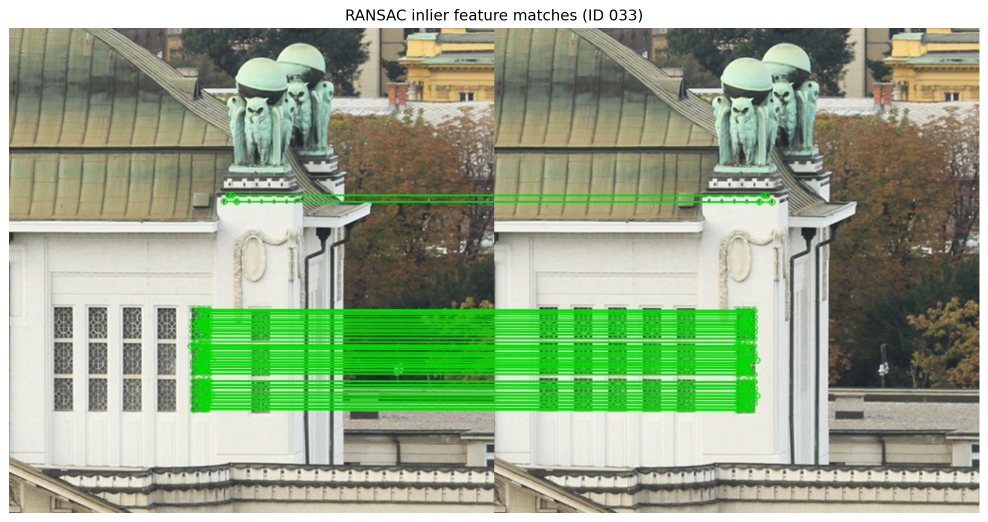
#> input picture report_matches_033.png, 1976 x 1044 px (shown at 1/2 size)
$ python detect.py report_matches_033.png
#> lines starting #> are read from the running program, lines starting #| are printed output that depends on the picture; after the words box and inside, x2 and y2 are one past the last pixel; in counts of white or black regions, pixels touching at a corner belong together
#!/usr/bin/env python3
"""Classical copy-move forgery detection baseline using SIFT + RANSAC.

This is an educational baseline. It highlights suspected duplicated regions;
it cannot prove that an image is forged, and localization is approximate.
"""

from __future__ import annotations
import argparse
import json
from pathlib import Path
from typing import Any

import cv2
import numpy as np


def make_spatial_match_mask(keypoints, min_distance: float) -> np.ndarray:
    """Allow descriptor matches only between keypoints far apart spatially.

    OpenCV's BFMatcher mask has one row per query descriptor and one column per
    train descriptor. A value of 0 forbids that pair; 255 allows it.
    """
    points = np.asarray([kp.pt for kp in keypoints], dtype=np.float32)
    n = len(points)
    allowed = np.full((n, n), 255, dtype=np.uint8)
    min_d2 = float(min_distance) ** 2
    for i, point in enumerate(points):
        delta = points - point
        d2 = np.einsum("ij,ij->i", delta, delta)
        allowed[i, d2 < min_d2] = 0
    return allowed


def convex_hull_or_points(points: np.ndarray, mask: np.ndarray, radius: int = 10) -> None:
    """Draw a convex hull for a point group, falling back to circles."""
    if len(points) >= 3:
        hull = cv2.convexHull(np.asarray(points, dtype=np.float32).reshape(-1, 1, 2))
        cv2.fillConvexPoly(mask, np.round(hull).astype(np.int32), 255)
    else:
        for x, y in np.asarray(points).reshape(-1, 2):
            cv2.circle(mask, (int(round(x)), int(round(y))), radius, 255, -1)


def compute_metrics(pred: np.ndarray, truth: np.ndarray) -> dict[str, float]:
    p = pred > 0
    t = truth > 0
    tp = int(np.logical_and(p, t).sum())
    fp = int(np.logical_and(p, ~t).sum())
    fn = int(np.logical_and(~p, t).sum())
    precision = tp / (tp + fp) if tp + fp else 0.0
    recall = tp / (tp + fn) if tp + fn else 0.0
    f1 = 2 * precision * recall / (precision + recall) if precision + recall else 0.0
    iou = tp / (tp + fp + fn) if tp + fp + fn else 1.0
    return {"pixel_precision": precision, "pixel_recall": recall,
            "pixel_f1": f1, "pixel_iou": iou}


def detect_copy_move(
    image: np.ndarray,
    nfeatures: int = 2000,
    min_distance: float = 50.0,
    ratio: float = 0.75,
    ransac_threshold: float = 5.0,
    min_inliers: int = 8,
    dilation_size: int = 17,
) -> dict[str, Any]:
    """Detect suspicious duplicate regions in a BGR image.

    Pipeline: grayscale -> SIFT -> spatially constrained self-matching -> Lowe
    ratio test -> similarity-transform RANSAC -> approximate hull mask.
    """
    if image is None or image.size == 0:
        raise ValueError("Input image is empty")
    gray = cv2.cvtColor(image, cv2.COLOR_BGR2GRAY) if image.ndim == 3 else image.copy()

    # SIFT generally works well on grayscale images. Light denoising is kept
    # minimal so we do not remove potentially useful local texture.
    sift = cv2.SIFT_create(nfeatures=nfeatures, contrastThreshold=0.02)
    keypoints, descriptors = sift.detectAndCompute(gray, None)
    h, w = gray.shape[:2]
    empty_mask = np.zeros((h, w), dtype=np.uint8)

    if descriptors is None or len(keypoints) < 8:
        return {
            "is_suspected_forgery": False, "reason": "Too few SIFT features",
            "keypoint_count": len(keypoints), "candidate_match_count": 0,
            "inlier_count": 0, "mask": empty_mask,
            "inlier_matches": [], "keypoints": keypoints, "affine_matrix": None,
        }

    # Unlike ordinary image-to-image matching, we match an image against itself.
    # Forbid matches between nearby keypoints and self-matches, otherwise a
    # feature would simply match itself or an adjacent feature.
    spatial_mask = make_spatial_match_mask(keypoints, min_distance)
    matcher = cv2.BFMatcher(cv2.NORM_L2, crossCheck=False)
    try:
        knn_matches = matcher.knnMatch(descriptors, descriptors, k=2, mask=spatial_mask)
    except cv2.error as exc:
        raise RuntimeError(
            "OpenCV could not apply the spatial matching mask. Install a recent "
            "opencv-contrib-python build: pip install --upgrade opencv-contrib-python"
        ) from exc

    candidates = []
    for pair in knn_matches:
        if len(pair) != 2:
            continue
        m, n = pair
        if m.queryIdx == m.trainIdx:
            continue
        if m.distance < ratio * n.distance:
            candidates.append(m)

    if len(candidates) < 3:
        return {
            "is_suspected_forgery": False, "reason": "Too few candidate matches",
            "keypoint_count": len(keypoints), "candidate_match_count": len(candidates),
            "inlier_count": 0, "mask": empty_mask,
            "inlier_matches": [], "keypoints": keypoints, "affine_matrix": None,
        }

    points = np.asarray([kp.pt for kp in keypoints], dtype=np.float32)
    src = np.asarray([points[m.queryIdx] for m in candidates], dtype=np.float32)
    dst = np.asarray([points[m.trainIdx] for m in candidates], dtype=np.float32)

    # A partial affine transform models translation, rotation, and uniform scale.
    affine, inlier_flags = cv2.estimateAffinePartial2D(
        src, dst,
        method=cv2.RANSAC,
        ransacReprojThreshold=ransac_threshold,
        maxIters=3000,
        confidence=0.99,
        refineIters=10,
    )

    if affine is None or inlier_flags is None:
        return {
            "is_suspected_forgery": False, "reason": "RANSAC found no consistent transform",
            "keypoint_count": len(keypoints), "candidate_match_count": len(candidates),
            "inlier_count": 0, "mask": empty_mask,
            "inlier_matches": [], "keypoints": keypoints, "affine_matrix": None,
        }

    flags = inlier_flags.ravel().astype(bool)
    inlier_matches = [m for m, keep in zip(candidates, flags) if keep]
    inlier_count = len(inlier_matches)
    suspicious = inlier_count >= min_inliers
    mask = empty_mask.copy()

    if suspicious:
        src_inliers = np.asarray([points[m.queryIdx] for m in inlier_matches], dtype=np.float32)
        dst_inliers = np.asarray([points[m.trainIdx] for m in inlier_matches], dtype=np.float32)
        convex_hull_or_points(src_inliers, mask)
        convex_hull_or_points(dst_inliers, mask)
        if dilation_size > 1:
            k = int(dilation_size)
            if k % 2 == 0:
                k += 1
            kernel = cv2.getStructuringElement(cv2.MORPH_ELLIPSE, (k, k))
            mask = cv2.dilate(mask, kernel, iterations=1)

    return {
        "is_suspected_forgery": suspicious,
        "reason": "Geometrically consistent distant feature matches" if suspicious else "Inlier count below threshold",
        "keypoint_count": len(keypoints), "candidate_match_count": len(candidates),
        "inlier_count": inlier_count, "mask": mask,
        "inlier_matches": inlier_matches, "keypoints": keypoints,
        "affine_matrix": affine.tolist(),
    }


def make_overlay(image: np.ndarray, mask: np.ndarray,
                 alpha: float = 0.42) -> np.ndarray:
    """Overlay suspicious regions in red, handling empty masks safely."""
    output = image.copy()
    active = mask > 0

    # Only blend when at least one pixel is flagged.
    if np.any(active):
        tint = np.zeros_like(image)
        tint[:, :, 2] = 255  # Red in OpenCV's BGR format.

        blended = cv2.addWeighted(
            image, 1.0 - alpha,
            tint, alpha,
            0
        )
        output[active] = blended[active]

    # Draw bounding boxes around sufficiently large suspicious regions.
    binary_mask = (mask > 0).astype(np.uint8) * 255
    contours, _ = cv2.findContours(
        binary_mask,
        cv2.RETR_EXTERNAL,
        cv2.CHAIN_APPROX_SIMPLE
    )

    for contour in contours:
        if cv2.contourArea(contour) >= 20:
            x, y, w, h = cv2.boundingRect(contour)
            cv2.rectangle(
                output, (x, y), (x + w, y + h),
                (0, 0, 255), 2
            )

    return output


def run_one(args: argparse.Namespace) -> int:
    input_path = Path(args.image)
    output_dir = Path(args.output)
    output_dir.mkdir(parents=True, exist_ok=True)
    image = cv2.imread(str(input_path), cv2.IMREAD_COLOR)
#> image is the input picture: shape (1044, 1976, 3); mean B, G, R 137.7, 167.3, 151
    if image is None:
        raise FileNotFoundError(f"Could not read image: {input_path}")

    result = detect_copy_move(
        image,
        nfeatures=args.nfeatures,
        min_distance=args.min_distance,
        ratio=args.ratio,
        ransac_threshold=args.ransac_threshold,
        min_inliers=args.min_inliers,
        dilation_size=args.dilation_size,
    )
#> in detect_copy_move, `gray = cv2.cvtColor(image, cv2.COLOR_BGR2GRAY) if image.ndim == 3 else..`:
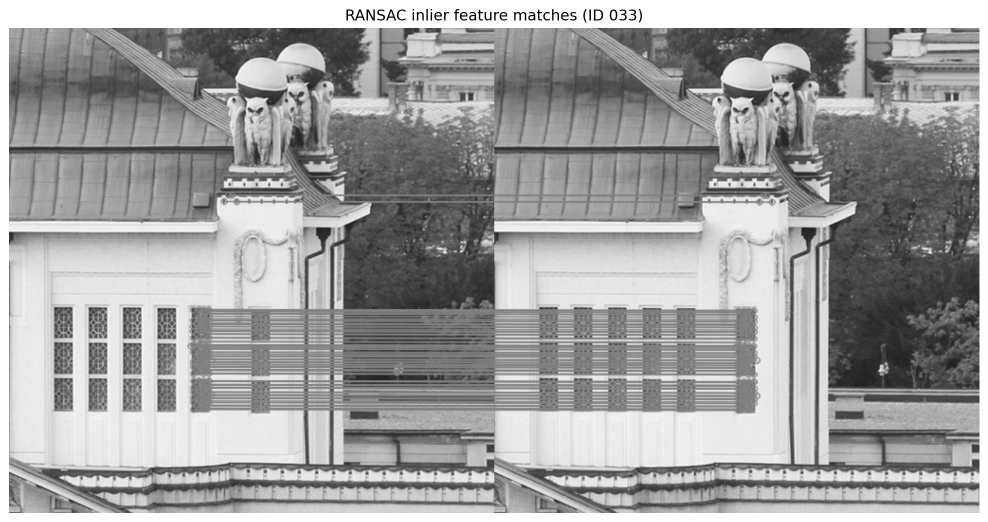
#> gray: shape (1044, 1976) (shown at 1/2 size); min 0, max 255, mean 159.1
#> in detect_copy_move, `keypoints, descriptors = sift.detectAndCompute(gray, None)`: keypoints = 2001 keypoints; strongest (x, y, size): (1040, 39, 2.2), (1116, 39, 2.2), (981, 25, 2.2), (889, 39, 2.2)
#> in make_spatial_match_mask, `points = np.asarray([kp.pt for kp in keypoints], dtype=np.float32)`: points = 2001 pairs, first value 19.4 to 1957.4, second value 18.8 to 1022.7
#> in make_spatial_match_mask, `n = len(points)`: n = 2001
#> in make_spatial_match_mask, `allowed = np.full((n, n), 255, dtype=np.uint8)`: allowed: shape (2001, 2001); every value is 255
#> the loop in make_spatial_match_mask, `for i, point in enumerate(points):` made 2001 passes
#> point on passes 1 to 3: [683.3, 701.2], [19.45, 957.2], [19.53, 946.1]
#> after the loop in make_spatial_match_mask, `for i, point in enumerate(points):`:
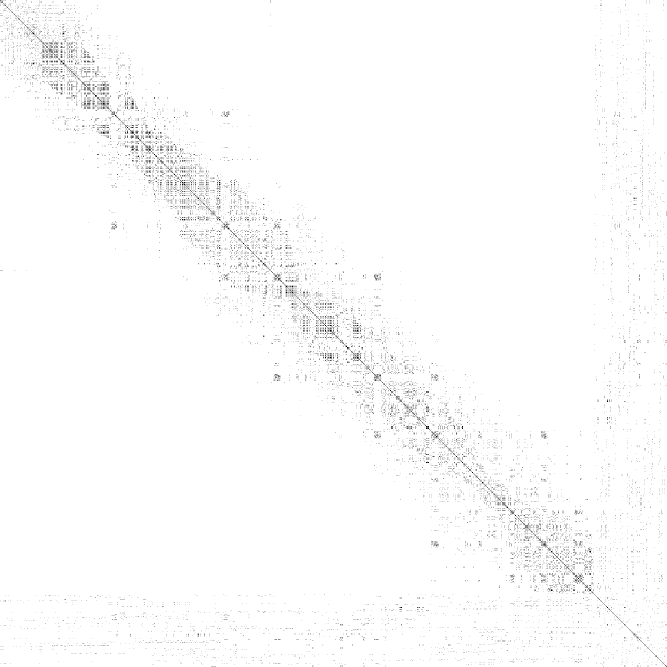
#> allowed: shape (2001, 2001) (shown at 1/3 size); 98.9% white; black in thin lines or dots
#> in detect_copy_move, `knn_matches = matcher.knnMatch(descriptors, descriptors, k=2, mask=spa..`: knn_matches = 2001 matches
#> after the loop in detect_copy_move, `for pair in knn_matches:`: candidates = 1117 matches
#> in detect_copy_move, `src = np.asarray([points[m.queryIdx] for m in candidates], dtype=np.fl..`: src = 1117 pairs, first value 35.16 to 1957.4, second value 20.74 to 1022.7
#> in detect_copy_move, `dst = np.asarray([points[m.trainIdx] for m in candidates], dtype=np.fl..`: dst = 1117 pairs, first value 23.68 to 1956.2, second value 20.74 to 1022.7
#> in detect_copy_move, `affine, inlier_flags = cv2.estimateAffinePartial2D( src, dst, method=c..`: affine = [[1, 7.5e-06, -970.6], [-7.5e-06, 1, -0.0419]]; inlier_flags = 1117 values, max 1 at index 3, min 0 at index 0, mean 0.404
#> in detect_copy_move, `inlier_matches = [m for m, keep in zip(candidates, flags) if keep]`: inlier_matches = 451 matches
#> in detect_copy_move, `inlier_count = len(inlier_matches)`: inlier_count = 451
#> in detect_copy_move, `suspicious = inlier_count >= min_inliers`: suspicious = True
#> in detect_copy_move, `src_inliers = np.asarray([points[m.queryIdx] for m in inlier_matches],..`: src_inliers = 451 pairs, first value 1005.7 to 1956.2, second value 57.12 to 1022.7
#> in detect_copy_move, `dst_inliers = np.asarray([points[m.trainIdx] for m in inlier_matches],..`: dst_inliers = 451 pairs, first value 35.16 to 985.8, second value 57.12 to 1022.7
#> in convex_hull_or_points, `hull = cv2.convexHull(np.asarray(points, dtype=np.float32).reshape(-1,..`: hull = 18 rows, first 8: [1956.2, 881.1], [1938.6, 947.1], [1910.3, 972.1], [1873.1, 989.9], [1229.9, 1019.9], [1117.1, 1022.7], [1086.2, 1010], [1005.7, 953]
#> in convex_hull_or_points, `cv2.fillConvexPoly(mask, np.round(hull).astype(np.int32), 255)`:
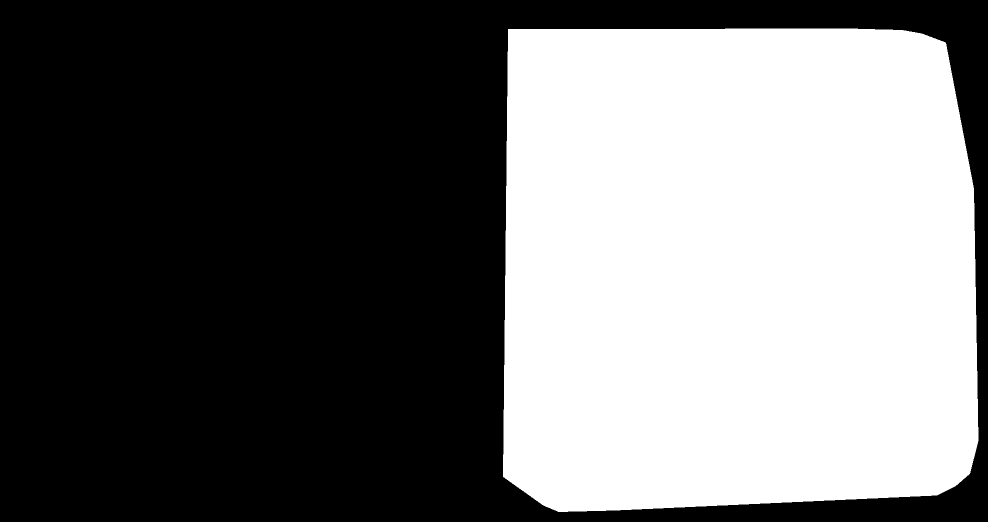
#> mask: shape (1044, 1976) (shown at 1/2 size); 42.6% white; 1 white region, box (x1, y1, x2, y2) and area: (1006, 57, 1957, 1024) 877813
#> call 2 of convex_hull_or_points, with points = array of shape (451, 2), radius = 10
#> in convex_hull_or_points (call 2), `hull = cv2.convexHull(np.asarray(points, dtype=np.float32).reshape(-1,..`: hull = 18 rows, first 8: [985.8, 881.1], [968, 947.1], [939.8, 972.1], [902, 989.9], [259.4, 1019.9], [146.5, 1022.7], [115.5, 1009.9], [35.16, 953]
#> in convex_hull_or_points (call 2), `cv2.fillConvexPoly(mask, np.round(hull).astype(np.int32), 255)`:
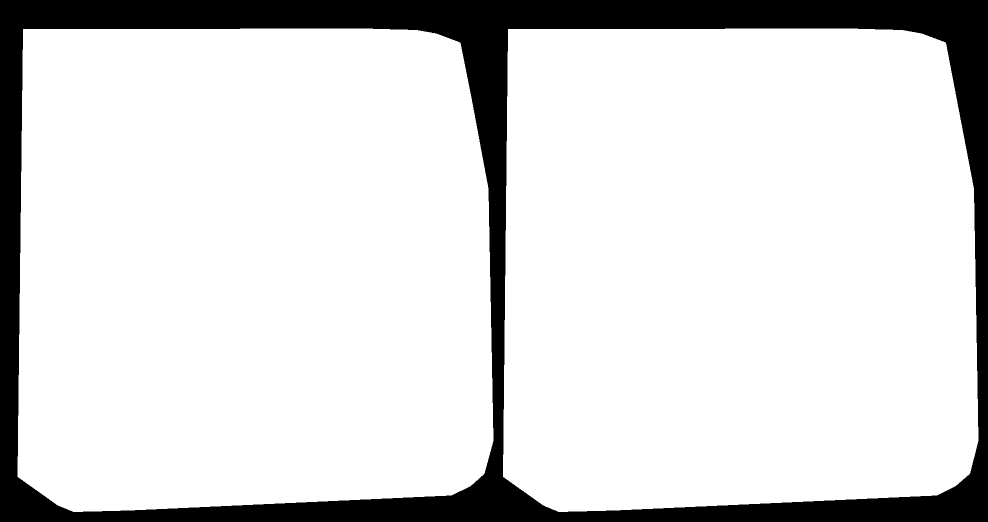
#> mask: shape (1044, 1976) (shown at 1/2 size); 85.1% white; 1 black region, box (x1, y1, x2, y2) and area: (0, 0, 1976, 1044) 307309
#> result = 9 items

    cv2.imwrite(str(output_dir / "predicted_mask.png"), result["mask"])
    cv2.imwrite(str(output_dir / "overlay.png"), make_overlay(image, result["mask"]))
#> in make_overlay, `active = mask > 0`: active: shape (1044, 1976) bool; 87.9% white; 1 black region
#> in make_overlay, `output[active] = blended[active]`:
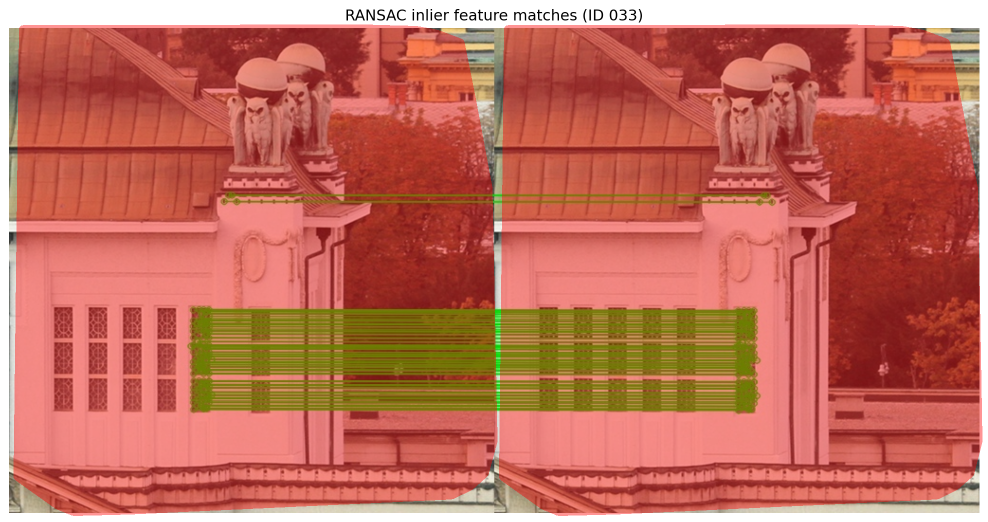
#> output: shape (1044, 1976, 3) (shown at 1/2 size); mean B, G, R 90.7, 108.3, 193.1
#> in make_overlay, `contours, _ = cv2.findContours( binary_mask, cv2.RETR_EXTERNAL, cv2.CH..`: contours = 2 contours; box (x1, y1, x2, y2) and area: (27, 49, 995, 1032) 905232, (998, 49, 1965, 1032) 905226
#> the loop in make_overlay, `for contour in contours:` made 2 passes
#> (x, y, w, h) on passes 1 to 2: (998, 49, 967, 983), (27, 49, 968, 983)
#> after the loop in make_overlay, `for contour in contours:`:
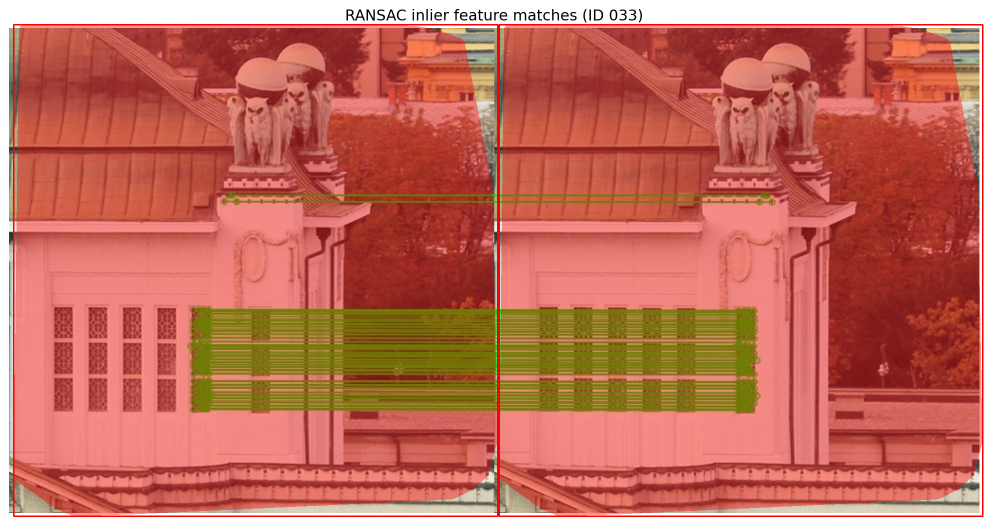
#> output: shape (1044, 1976, 3) (shown at 1/2 size); 1.13% of pixels changed, all inside (x1, y1, x2, y2) = (26, 48, 1967, 1034)

    if result["inlier_matches"]:
        vis = cv2.drawMatches(
            image, result["keypoints"], image, result["keypoints"],
            result["inlier_matches"], None,
            matchColor=(0, 220, 0), singlePointColor=(255, 0, 0),
            flags=cv2.DrawMatchesFlags_NOT_DRAW_SINGLE_POINTS,
        )
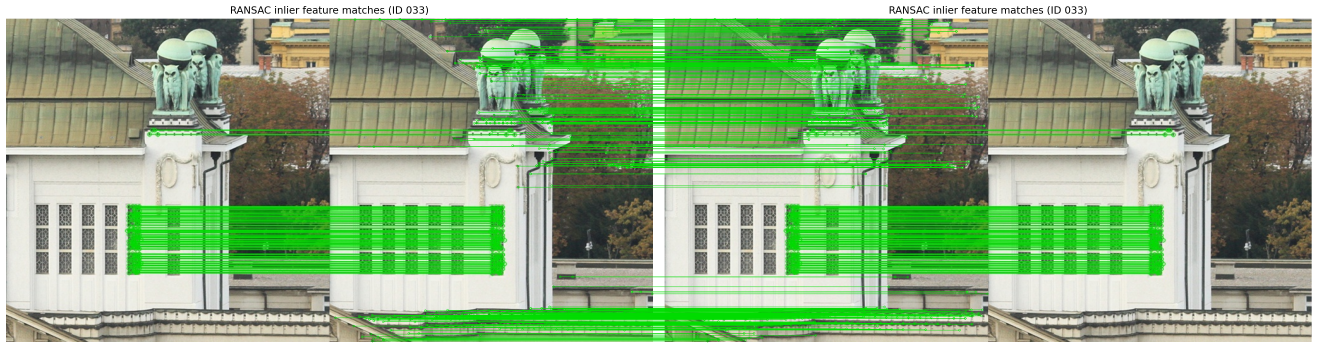
#> vis: shape (1044, 3952, 3) (shown at 1/3 size); mean B, G, R 127.3, 173, 139.3
        cv2.imwrite(str(output_dir / "inlier_matches.jpg"), vis)

    metadata = {
        "image": str(input_path),
        "is_suspected_forgery": bool(result["is_suspected_forgery"]),
        "reason": result["reason"],
        "keypoint_count": int(result["keypoint_count"]),
        "candidate_match_count": int(result["candidate_match_count"]),
        "inlier_count": int(result["inlier_count"]),
        "parameters": {
            "nfeatures": args.nfeatures, "min_distance": args.min_distance,
            "ratio": args.ratio, "ransac_threshold": args.ransac_threshold,
            "min_inliers": args.min_inliers, "dilation_size": args.dilation_size,
        },
        "affine_matrix": result["affine_matrix"],
        "warning": "Educational baseline; output highlights suspected regions, not proof of forgery.",
    }
    if args.mask:
        gt = cv2.imread(args.mask, cv2.IMREAD_GRAYSCALE)
        if gt is None:
            raise FileNotFoundError(f"Could not read ground-truth mask: {args.mask}")
        if gt.shape != result["mask"].shape:
            gt = cv2.resize(gt, (result["mask"].shape[1], result["mask"].shape[0]), interpolation=cv2.INTER_NEAREST)
        metadata["pixel_metrics_vs_provided_mask"] = compute_metrics(result["mask"], (gt > 127).astype(np.uint8) * 255)

    (output_dir / "result.json").write_text(json.dumps(metadata, indent=2))
    print(json.dumps(metadata, indent=2))
#> (printed output is left out)
    print(f"\nSaved output files to: {output_dir.resolve()}")
    return 0


def parse_args() -> argparse.Namespace:
    parser = argparse.ArgumentParser(description="SIFT + RANSAC copy-move forgery detector")
    parser.add_argument("image", help="Path to one image")
    parser.add_argument("--output", default="outputs/demo", help="Output directory")
    parser.add_argument("--mask", default=None, help="Optional ground-truth binary mask for pixel metrics")
    parser.add_argument("--nfeatures", type=int, default=2000)
    parser.add_argument("--min-distance", type=float, default=50.0, help="Minimum spatial separation for matching keypoints")
    parser.add_argument("--ratio", type=float, default=0.75, help="Lowe ratio-test threshold")
    parser.add_argument("--ransac-threshold", type=float, default=5.0, help="RANSAC reprojection tolerance in pixels")
    parser.add_argument("--min-inliers", type=int, default=8, help="Minimum geometric inliers to flag suspicious content")
    parser.add_argument("--dilation-size", type=int, default=17, help="Odd-ish morphology kernel size for expanding the hull mask")
    return parser.parse_args()


if __name__ == "__main__":
    raise SystemExit(run_one(parse_args()))
#> (the program exits here)
